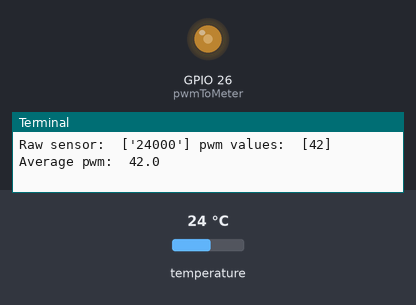
A program run on a simulated Raspberry Pi (BCM pin numbers). Parts: output pins drawn as LEDs (lit = HIGH), the last lines printed to the terminal. The inputs (shaded band) are chosen by the test bench; at power-on: temperature 24 °C.

Above: at 1.2 s.
1.3 s: temperature set to 12 °C
At 2.1 s:
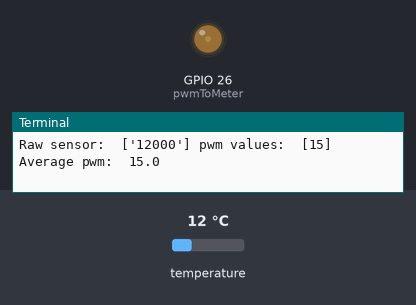
3.0 s: temperature set to 28 °C
At 3.4 s:
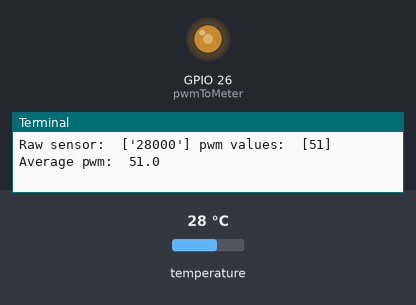
4.5 s: temperature set to 41 °C
At 5.8 s:
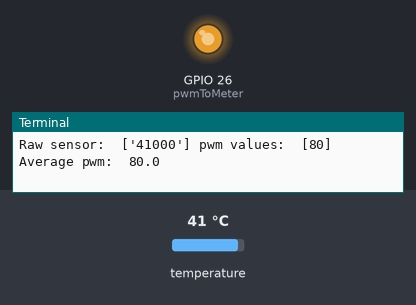
Timing chart, 0 to 7.5 s (numbered marks = the images above; inputs shaded):
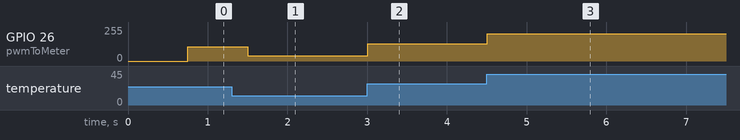

The program:

readDS18B20.py
```python
# read the ds18b20 one-wire temperature sensor
# Connect power and ground
# −− Connect GPIO pin 1 (3.3 vdc) to breadboard power rail
# −− Connect GPIO pin 39 (ground) to breadboard ground rail
# • Connect one or more DS18B20
# −− Connect DS18B20 black wire to breadboard ground rail
# −− Connect DS18B20 yellow wire to GPIO pin 7 (GPIO4/1-Wire)  ????
# −− Connect DS18B20 red to breadboard power rail (3.3 vdc)
# −− Connect 10 kΩ resistor from DS18B20 yellow to breadboard power rail
# • Connect meter
# −− Connect meter ground to breadboard ground
# −− Connect meter signal to GPIO pin 37 (GPIO26)

import RPi.GPIO as GPIO
import os
import re

# initialize GPIO
GPIO.setwarnings(True)
GPIO.setmode(GPIO.BCM)

# output pwm via GPIO 26 (pin 37)
GPIO.setup(26, GPIO.OUT)
pwmToMeter = GPIO.PWM(26, 50) # GPIO26, 50Hz
pwmToMeter.start(0) # start PWM with duty cycle = 0

# helper functions
def getTemps():
    # returns a list of temperatures from all available "28*" onewire devices
    allTemps = list()
    onewire_basedir = "/sys/bus/w1/devices/"
    onewire_devices = os.listdir(onewire_basedir)
    onewire_retemp = re.compile('t=(\d*)')
    for thistring in onewire_devices:
        if(thistring.startswith("28")):
            onewire_path = os.path.join(onewire_basedir, thistring, "w1_slave")
            onewire_devfile = open(onewire_path, "r")
            onewire_devtext = onewire_devfile.readlines()
            onewire_temp = onewire_retemp.search(onewire_devtext[1])
            allTemps.append(onewire_temp.group(1))
    return(allTemps)

# set scaling from temperature to meter
def normalRange(temperature):
    # assumes temperature is a list of values, -55000 < temp < 125000
    temp_floor = 5000 # readings below this are pegged at zero %
    temp_ceiling = 50000 # readings above this are pegged at 100%
    meterRange = 100 # pwm duty cycle is 0 to 100
    rtn_values = list()
    for atemp in temperature:
        atemp = int(atemp)
        atemp = temp_floor if atemp < temp_floor else atemp
        atemp = temp_ceiling if atemp > temp_ceiling else atemp
        rtn_values.append( int( meterRange * (atemp - temp_floor) / (temp_ceiling - temp_floor)) )
    return(rtn_values)

try:
    while True:
        all_temps = getTemps()
        #print(all_temps)
        if all_temps:
            pwm_values = normalRange(all_temps)
            #print(pwm_values)
            average_temp = sum(pwm_values) / len(pwm_values)
            pwmToMeter.ChangeDutyCycle(average_temp)
            print("Raw sensor: ", all_temps, "pwm values: ", pwm_values, "Average pwm: ", average_temp)

except KeyboardInterrupt:
    print("Cleanup")
    GPIO.cleanup()
```

Measured:
- after the input at 1.3 s, GPIO 26 (pwmToMeter): 107/255 → 38/255 after 0.20 s
- after the input at 3.0 s, GPIO 26 (pwmToMeter): 38/255 → 130/255 at once
- after the input at 4.5 s, GPIO 26 (pwmToMeter): 130/255 → 204/255 at once
